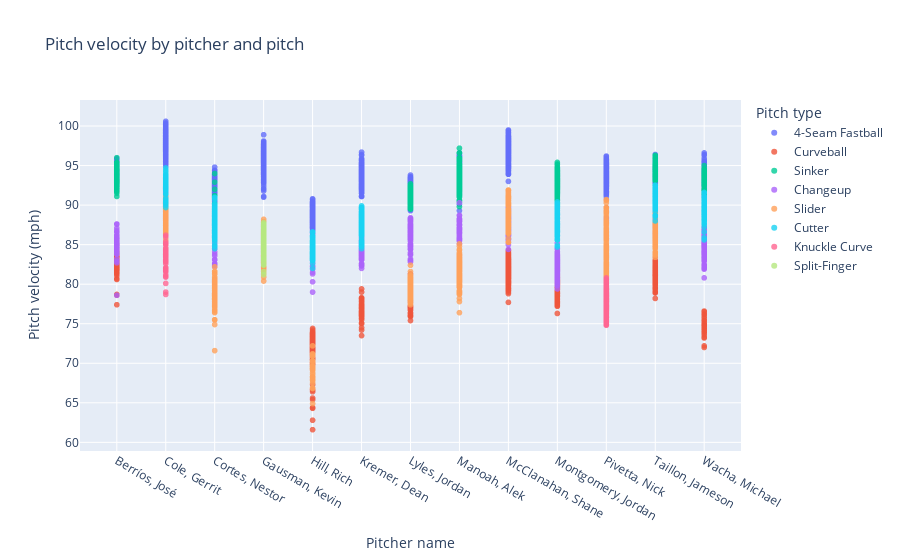

Notebook code cell kept with this figure:
### Markdown cell above
## Using expert knowledge

If you're a baseball fan, you likely know that pitchers will use different types of pitches to fool the batter (and if you're not a baseball fan, the next few steps will help you learn that knowledge). Though a pitch with more speed can definitely be difficult to hit, not every pitch relies on its velocity. We can further break down the same plot by pitch type:

### Code cell
px.scatter(pitch_data[pitch_data['player_name'].isin(top_pitchers.index)].sort_values('player_name'), 
           x='player_name', y='release_speed', color='pitch_name', opacity=0.8, # Now colour the pitches by type, and make the symbols slightly more transparent
           labels={'release_speed':'Pitch velocity (mph)', 'player_name':'Pitcher name', 'pitch_name':'Pitch type'},
           title='Pitch velocity by pitcher and pitch', height=500)

### Figure 1 — Plotly figure (JSON) as saved in the notebook; plotly's stock layout.template omitted (floating-point values rounded to 4 significant figures; data arrays with more than 128 entries replaced by an {"elided": "..."} marker saying what was removed)
{"data": [{"hovertemplate": "Pitch type=4-Seam Fastball<br>Pitcher name=%{x}<br>Pitch velocity (mph)=%{y}<extra></extra>", "legendgroup": "4-Seam Fastball", "marker": {"color": "#636efa", "opacity": 0.8, "symbol": "circle"}, "mode": "markers", "name": "4-Seam Fastball", "showlegend": true, "type": "scattergl", "x": {"elided": "2294 str values"}, "xaxis": "x", "y": {"elided": "2294 float values"}, "yaxis": "y"}, {"hovertemplate": "Pitch type=Curveball<br>Pitcher name=%{x}<br>Pitch velocity (mph)=%{y}<extra></extra>", "legendgroup": "Curveball", "marker": {"color": "#EF553B", "opacity": 0.8, "symbol": "circle"}, "mode": "markers", "name": "Curveball", "showlegend": true, "type": "scattergl", "x": {"elided": "727 str values"}, "xaxis": "x", "y": {"elided": "727 float values"}, "yaxis": "y"}, {"hovertemplate": "Pitch type=Sinker<br>Pitcher name=%{x}<br>Pitch velocity (mph)=%{y}<extra></extra>", "legendgroup": "Sinker", "marker": {"color": "#00cc96", "opacity": 0.8, "symbol": "circle"}, "mode": "markers", "name": "Sinker", "showlegend": true, "type": "scattergl", "x": {"elided": "671 str values"}, "xaxis": "x", "y": {"elided": "671 float values"}, "yaxis": "y"}, {"hovertemplate": "Pitch type=Changeup<br>Pitcher name=%{x}<br>Pitch velocity (mph)=%{y}<extra></extra>", "legendgroup": "Changeup", "marker": {"color": "#ab63fa", "opacity": 0.8, "symbol": "circle"}, "mode": "markers", "name": "Changeup", "showlegend": true, "type": "scattergl", "x": {"elided": "765 str values"}, "xaxis": "x", "y": {"elided": "765 float values"}, "yaxis": "y"}, {"hovertemplate": "Pitch type=Slider<br>Pitcher name=%{x}<br>Pitch velocity (mph)=%{y}<extra></extra>", "legendgroup": "Slider", "marker": {"color": "#FFA15A", "opacity": 0.8, "symbol": "circle"}, "mode": "markers", "name": "Slider", "showlegend": true, "type": "scattergl", "x": {"elided": "852 str values"}, "xaxis": "x", "y": {"elided": "852 float values"}, "yaxis": "y"}, {"hovertemplate": "Pitch type=Cutter<br>Pitcher name=%{x}<br>Pitch velocity (mph)=%{y}<extra></extra>", "legendgroup": "Cutter", "marker": {"color": "#19d3f3", "opacity": 0.8, "symbol": "circle"}, "mode": "markers", "name": "Cutter", "showlegend": true, "type": "scattergl", "x": {"elided": "585 str values"}, "xaxis": "x", "y": {"elided": "585 float values"}, "yaxis": "y"}, {"hovertemplate": "Pitch type=Knuckle Curve<br>Pitcher name=%{x}<br>Pitch velocity (mph)=%{y}<extra></extra>", "legendgroup": "Knuckle Curve", "marker": {"color": "#FF6692", "opacity": 0.8, "symbol": "circle"}, "mode": "markers", "name": "Knuckle Curve", "showlegend": true, "type": "scattergl", "x": {"elided": "205 str values"}, "xaxis": "x", "y": {"elided": "205 float values"}, "yaxis": "y"}, {"hovertemplate": "Pitch type=Split-Finger<br>Pitcher name=%{x}<br>Pitch velocity (mph)=%{y}<extra></extra>", "legendgroup": "Split-Finger", "marker": {"color": "#B6E880", "opacity": 0.8, "symbol": "circle"}, "mode": "markers", "name": "Split-Finger", "showlegend": true, "type": "scattergl", "x": {"elided": "139 str values"}, "xaxis": "x", "y": {"elided": "139 float values"}, "yaxis": "y"}], "layout": {"autosize": true, "legend": {"title": {"text": "Pitch type"}, "tracegroupgap": 0}, "title": {"text": "Pitch velocity by pitcher and pitch"}, "xaxis": {"anchor": "y", "autorange": true, "domain": [0, 1], "range": [-0.7164, 12.72], "title": {"text": "Pitcher name"}, "type": "category"}, "yaxis": {"anchor": "x", "autorange": true, "domain": [0, 1], "range": [58.78, 103.4], "title": {"text": "Pitch velocity (mph)"}, "type": "linear"}}}
